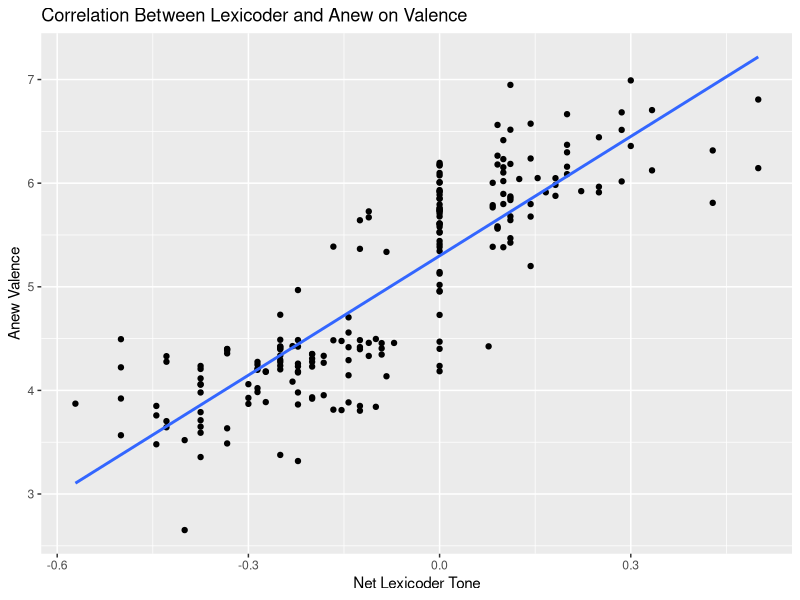
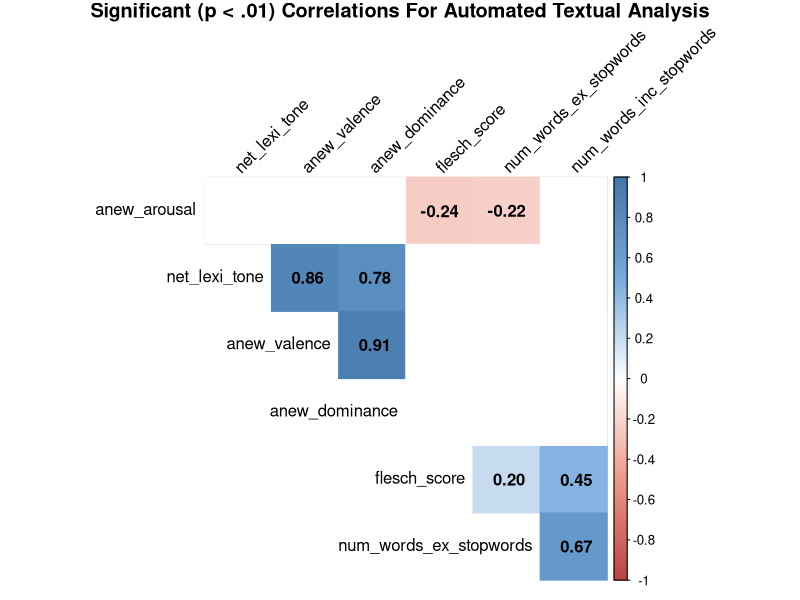
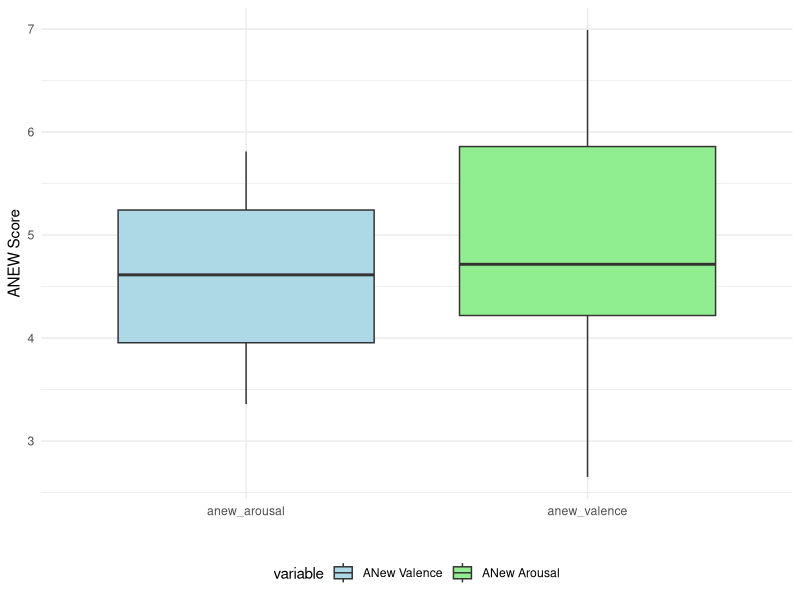

These figures' R source, in order:
# Automated Data QC
# This code looks at the relationships between automatically coded textual features

# The code follows these specific steps
  # Step 0: Load packages
  # Step 1: Read in the data
  # Step 2: Check Correlations between Automated Valence Scores
  # Step 3: Plot A Correlation Matrix For All Automatically Scored Text Features
  # Step 4: Make Boxplots for ANEW Arousal and Valence

## Note: For Lexicoder, following Young & Soroka, 2012 (https://doi.org/10.1080/10584609.2012.671234)
## lexicoder_net_tone = (# lexi_positive/num_words_ex_stopwords) - (# lexi_neg/num_words_ex_stopwords)
## The original Lexicoder validation paper showed a correlation
## between Lexicoder and ANEW valence of r = .5

# Dependencies
  # tidyverse
  # corrplot
  # ggplot2
  # tidyr



# Step 0: Load packages
library(tidyverse)
library(corrplot)
library(ggplot2)
library(tidyr)



# Step 1: Read in the data
scores = read.csv("headlines_convergent_validity.csv", stringsAsFactors=FALSE)



# Step 2: Check Correlations between Automated Valence Scores 
## Correlation between lexi_net_tone and anew_valence
correlation <- cor.test(scores$net_lexi_tone, scores$anew_valence, method = 'pearson')
print(correlation)

## Plot relationship
ggplot(data = scores, aes(x = net_lexi_tone, y = anew_valence)) +
  geom_point() +
  geom_smooth(method = "lm", se = FALSE) +
  labs(title = "Correlation Between Lexicoder and Anew on Valence",
       x = "Net Lexicoder Tone",
       y = "Anew Valence")



# Step 3: Plot A Correlation Matrix For All Automatically Scored Text Features

## Select Only Numeric Values For Correlation Matrix
corrmatrix <- scores[,c(8,9,11,12,13,14,15)]

## Make correlation matrix
M<-cor(corrmatrix)
head(round(M,2))

## Weite a function that will make a matrix of p-values
### mat : is a matrix of data
### ... : further arguments to pass to the native R cor.test function
cor.mtest <- function(mat, ...) {
  mat <- as.matrix(mat)
  n <- ncol(mat)
  p.mat<- matrix(NA, n, n)
  diag(p.mat) <- 0
  for (i in 1:(n - 1)) {
    for (j in (i + 1):n) {
      tmp <- cor.test(mat[, i], mat[, j], ...)
      p.mat[i, j] <- p.mat[j, i] <- tmp$p.value
    }
  }
  colnames(p.mat) <- rownames(p.mat) <- colnames(mat)
  p.mat
}

## Get matrix of correlation p-values
p.mat <- cor.mtest(corrmatrix)
head(p.mat[, 1:7])


## Plot a big matrix
## Only results significant at p < .01 are displayed
col <- colorRampPalette(c("#BB4444", "#EE9988", "#FFFFFF", "#77AADD", "#4477AA"))
title <- "Significant (p < .01) Correlations For Automated Textual Analysis"
corrplot(M, method="color", col=col(200),  
         type="upper", order="hclust", 
         title=title,
         addCoef.col = "black", # Add coefficient of correlation
         tl.col="black", tl.srt=45, #Text label color and rotation
         # Combine with significance
         p.mat = p.mat, sig.level = 0.01, insig = "blank", 
         # hide correlation coefficient on the principal diagonal
         diag=FALSE,
         mar=c(0,0,1,0)
)


# Step 4: Make Boxplots for ANEW Arousal and Valence

# Reshape the data from wide to long format
scores_long <- tidyr::gather(scores, key = "variable", value = "value", anew_valence, anew_arousal)

# Create a combined boxplot for anew_valence and anew_arousal
ggplot(scores_long, aes(x = variable, fill = variable, y = value)) +
  geom_boxplot() +
  scale_fill_manual(values = c("lightblue", "lightgreen"), 
                    labels = c("ANew Valence", "ANew Arousal")) +
  labs(x = "", y = "ANEW Score") +
  theme_minimal() +
  theme(legend.position = "bottom")

# Perform a two-sample t-test
ttest <- t.test(scores$anew_valence, scores$anew_arousal)

# Print the results of the t-test
print(ttest)

# Calculate the mean for anew_valence and anew_arousal
valence_mean <- mean(scores$anew_valence)
arousal_mean <- mean(scores$anew_arousal)

# Print the mean values
cat("Mean for anew_valence:", valence_mean, "\n")
cat("Mean for anew_arousal:", arousal_mean, "\n")
